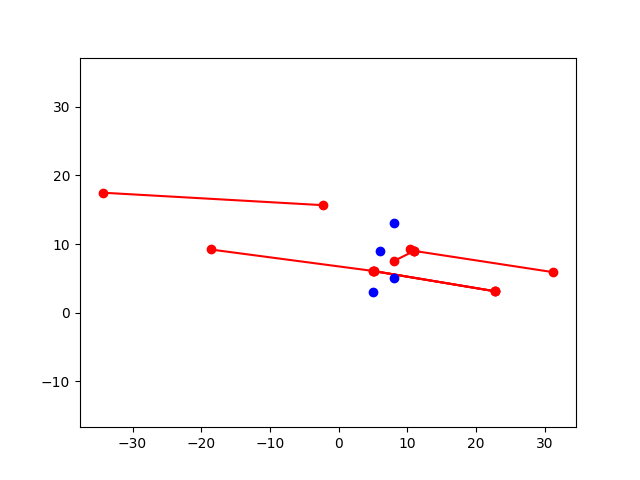

Python code for this plot:
import matplotlib.pyplot as plt
import numpy as np
import sys
import os

with open('out.txt', 'r') as f:
    #make line starting at x1, y1 given in even numbered line and ending at x2, y2 given on next odd line
    lines = f.readlines()
    for i in range(0, len(lines), 2):
        x1, y1 = lines[i].split()
        x2, y2 = lines[i+1].split()
        plt.plot([float(x1), float(x2)], [float(y1), float(y2)], 'ro-')
    #now plot the points from in.txt ingnore the first line
with open('in.txt', 'r') as f:
    lines = f.readlines()
    for line in lines[1:]:
        x, y = line.split()
        plt.plot(float(x), float(y), 'bo')
plt.axis("equal")
plt.savefig('plot.png')

